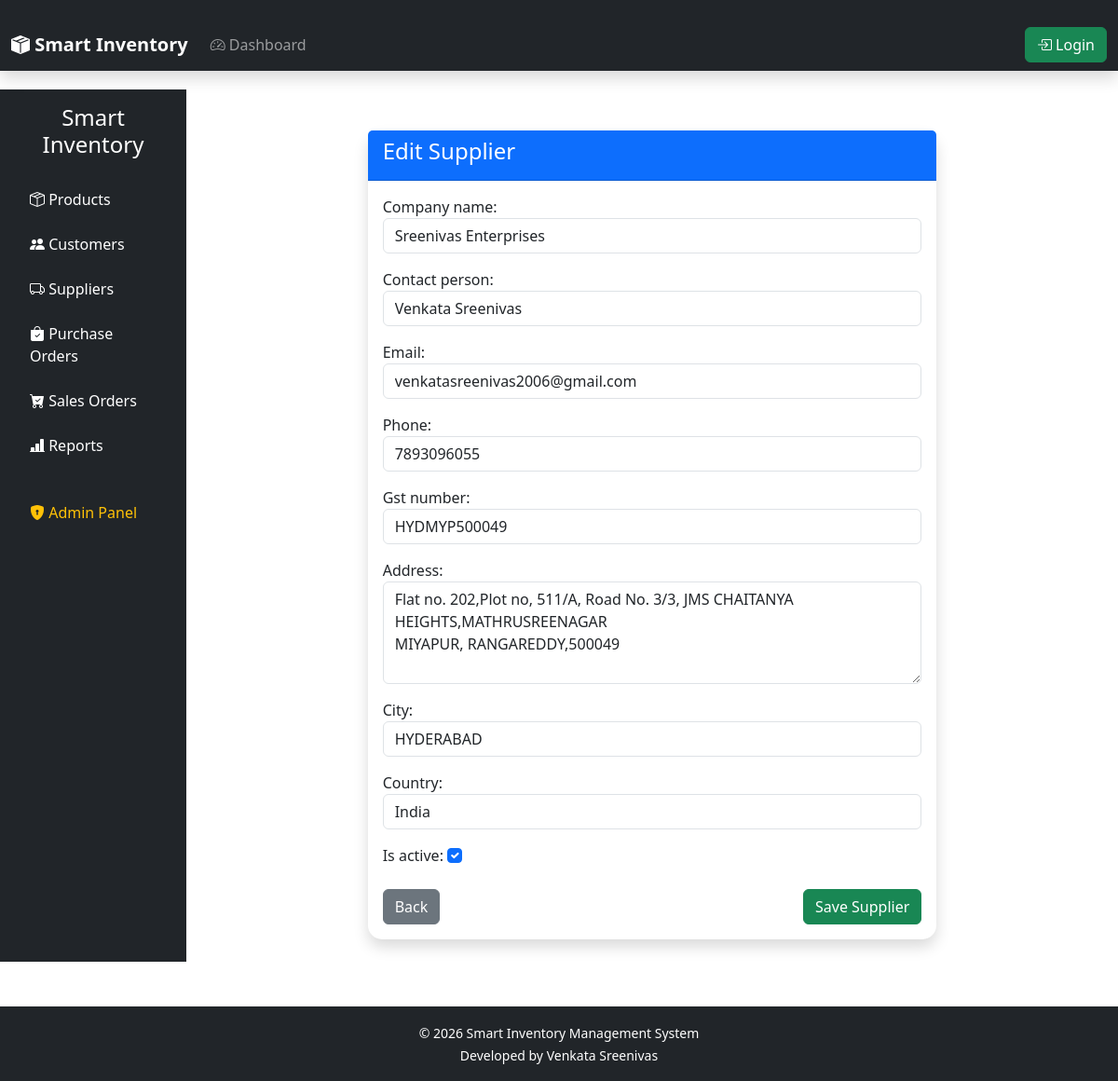
Page /suppliers/edit/1/ on the committed database.
### suppliers/models.py (models this page shows, shortened)
class Supplier(models.Model):
    company_name = models.CharField(
        max_length=200
    )
    contact_person = models.CharField(
        max_length=100
    )
    email = models.EmailField(
        unique=True
    )
    phone = models.CharField(
        max_length=15,
        unique=True
    )
    gst_number = models.CharField(
        max_length=30,
        unique=True
    )
    address = models.TextField()
    city = models.CharField(
        max_length=100
    )
    country = models.CharField(
        max_length=100,
        default="India"
    )
    is_active = models.BooleanField(
        default=True
    )
    created_at = models.DateTimeField(
        auto_now_add=True
    )
    updated_at = models.DateTimeField(
        auto_now=True
    )
    class Meta:
        ordering = ["company_name"]
        verbose_name = "Supplier"
        verbose_name_plural = "Suppliers"

### suppliers/views.py (the view)
def edit_supplier(request, pk):
    supplier = get_object_or_404(
        Supplier,
        id=pk
    )
    if request.method == "POST":
        form = SupplierForm(
            request.POST,
            instance=supplier
        )
        if form.is_valid():
            form.save()
            return redirect("supplier_list")
    else:
        form = SupplierForm(
            instance=supplier
        )
    return render(
        request,
        "suppliers/supplier_form.html",
        {
            "form": form,
            "title": "Edit Supplier"
        }
    )

### templates/suppliers/supplier_form.html (shortened to what this page needs)
{% extends 'base.html' %}
{% block content %}
<div class="container-fluid">
    <div class="row justify-content-center">
        <div class="col-lg-8">
            <div class="card shadow">
                <div class="card-header bg-primary text-white">
                    <h4>{{ title }}</h4>
                </div>
                <div class="card-body">
                    <form method="POST">
                        {{ form.as_p }}
                        <div class="d-flex justify-content-between mt-4">
                            <a href="{% url 'supplier_list' %}"
                               class="btn btn-secondary">
                                Back
                            </a>
                            <button
                                class="btn btn-success">
                                Save Supplier
                            </button>
                        </div>
                    </form>
                </div>
            </div>
        </div>
    </div>
</div>
{% endblock %}

### static/css/dashboard.css (style rules this page uses)
.card { border:none; border-radius:15px; box-shadow:0px 4px 12px rgba(0,0,0,.12); }
.card-header { font-weight:bold; background:white; }
.container-fluid { padding-top:20px; }

### rows in the picture
Supplier: company_name "Sreenivas Enterprises", contact_person "Venkata Sreenivas", email "venkatasreenivas2006@gmail.com", phone "7893096055", gst_number "HYDMYP500049", address "Flat no. 202,Plot no, 511/A, Road No. 3/3, JMS CHAITANYA HEIGHTS,MATHRUSREENAGAR MIYAPUR, RANGAREDDY,500049", city "HYDERABAD", country "India", is_active "☑"

### other values in the picture
{{ title }} "Edit Supplier"
